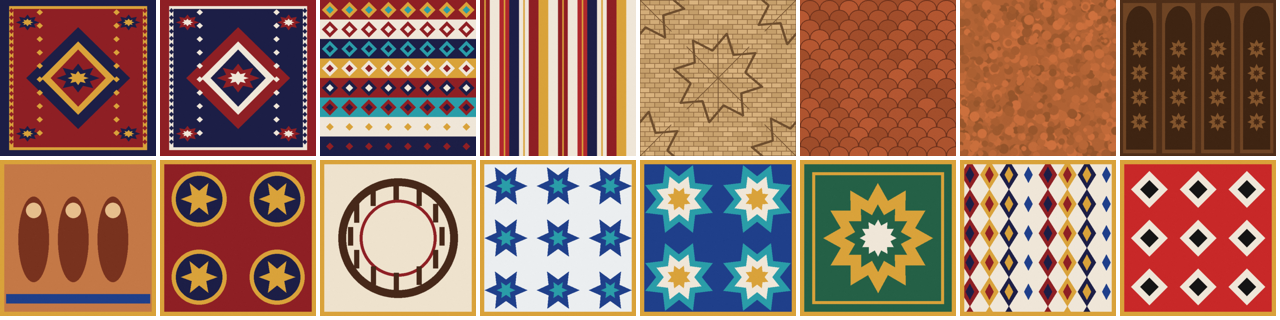
#> input picture samarkand/3d/scripts/tex2/_sheet.png, 1280 x 320 px, given in place of fb2d8a22-image.jpg, which was not available
$ python textures6.py tex2/_sheet.png
#> lines starting #> are read from the running program, lines starting #| are printed output that depends on the picture; pictures that were not available may be replaced by others from this repository, and a replacement may not be noted
"""Samarkand surface textures from the owner's reference photographs (Shah-i-Zinda, Ulugbek madrasa, Isfahan):
crop one pattern period, level the light, make the tile seamless (half-offset cross-fade), upscale.
Usage: python3 textures6.py REFDIR  ->  r3d/tex2/{bannai,bannai2,kufic,hazarbaf,majcobalt,majisfahan,girihstar,epigraph,brickpave}.png"""
import sys, os
import numpy as np
from PIL import Image, ImageFilter, ImageOps
REF = sys.argv[1]; OUT = os.path.join(os.path.dirname(os.path.abspath(__file__)), 'tex2')
FB, UL, IS = (Image.open(os.path.join(REF, f)).convert('RGB') for f in ('fb2d8a22-image.jpg', '982896a7-image.jpg', '27e2774d-image.jpg'))
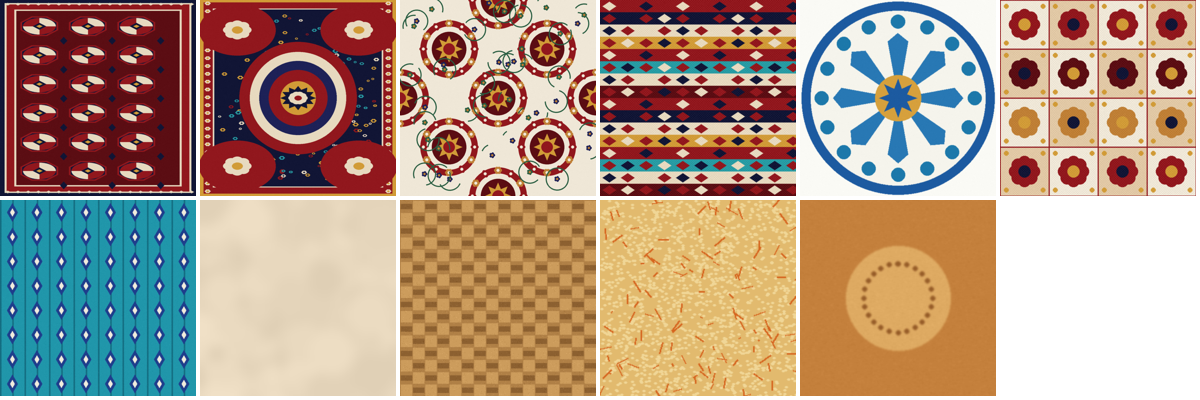
#> input picture samarkand/3d/scripts/tex2/_sheet3.png, 1200 x 400 px, given in place of 982896a7-image.jpg, which was not available
#> FB is the input picture: PIL image 1280x320 RGB; mean R, G, B 156.2, 117.6, 99.6
#> UL is the input picture: PIL image 1200x400 RGB; mean R, G, B 176.7, 152.8, 134.8

def level(im, sigma=60):
    """remove large-scale light falloff: divide by a heavy blur, keep the mean colour"""
#> called with sigma = 98
    a = np.asarray(im).astype(np.float32); lo = np.asarray(im.filter(ImageFilter.GaussianBlur(sigma))).astype(np.float32)
#> after `lo = np.asarray(im.filter(ImageFilter.GaussianBlur(sigma))).astype(np.`:
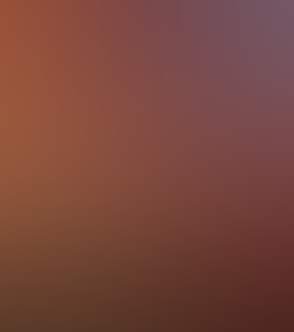
#> lo: shape (332, 294, 3) float32; mean R, G, B 120.5, 70.7, 60.4
    m = a.reshape(-1, 3).mean(0); b = a / np.maximum(lo, 1) * m
#> after `m = a.reshape(-1, 3).mean(0)`: m = [122.6, 70.34, 61.69]
    return Image.fromarray(np.clip(b, 0, 255).astype(np.uint8))
def seamless(im, frac=0.18):
    """classic half-offset cross-fade: edges come from the rolled copy (whose borders wrap continuously)"""
    a = np.asarray(im).astype(np.float32); H, W = a.shape[:2]
    r = np.roll(np.roll(a, W // 2, 1), H // 2, 0)
    wx = np.minimum(np.arange(W), W - 1 - np.arange(W)) / (W * frac); wy = np.minimum(np.arange(H), H - 1 - np.arange(H)) / (H * frac)
    m = np.clip(np.minimum(wx[None, :], wy[:, None]), 0, 1)[..., None]
    return Image.fromarray((a * m + r * (1 - m)).astype(np.uint8))
def crop(im, box, size, mode='period', lev=True):
    c = im.crop(box)
    if lev: c = level(c, max(20, min(c.size) // 3))
    if mode == 'blend': c = seamless(c)
    if mode == 'hmirror': w, h = c.size; m = Image.new('RGB', (2 * w, h)); m.paste(c, (0, 0)); m.paste(ImageOps.mirror(c), (w, 0)); c = m
    if mode == 'mirror': w, h = c.size; m = Image.new('RGB', (2 * w, 2 * h)); m.paste(c, (0, 0)); m.paste(ImageOps.mirror(c), (w, 0)); m.paste(ImageOps.flip(c), (0, h)); m.paste(ImageOps.flip(ImageOps.mirror(c)), (w, h)); c = m
    return c.resize(size, Image.LANCZOS).filter(ImageFilter.UnsharpMask(1.2, 60, 2))
#> returned value: PIL image 1024x1156 RGB
def square(im):
    """repeat the (seamless) tile along its short side until near-square, then resample to a square power of two"""
    w, h = im.size
#> w = 1024; h = 1156
    if w < h: n = max(1, round(h / w)); t = Image.new('RGB', (w * n, h)); [t.paste(im, (k * w, 0)) for k in range(n)]
#> after `n = max(1, round(h / w))`: n = 1
#> after `t = Image.new('RGB', (w * n, h))`: t: PIL image 1024x1156 RGB; every value is 0
    else: n = max(1, round(w / h)); t = Image.new('RGB', (w, h * n)); [t.paste(im, (0, k * h)) for k in range(n)]
    return t.resize((1024, 1024), Image.LANCZOS)
#> returned value: PIL image 1024x1024 RGB
def save(im, name, sq=True):
    if sq: im = square(im)
    im.save(os.path.join(OUT, name + '.png')); print(name, im.size)
#| bannai (1024, 1024)

# bannai: buff brick with turquoise glazed crosses — exact period (2 x 145 px across, 4 x 80 px up)
save(crop(FB, (12, 20, 306, 352), (1024, 1156)), 'bannai')          # measured period 147 x 83 px
# bannai2: recessed panel, larger crosses on long bricks (3 x 152 across, 3 x 92 up)
save(crop(FB, (151, 650, 609, 926), (1024, 618)), 'bannai2')
#> in crop (call 2), `c = im.crop(box)`: c: PIL image 458x276 RGB; every value is 0
#> in level (call 2), `a = np.asarray(im).astype(np.float32)`: a: shape (276, 458, 3) float32; every value is 0
#> in crop (call 2), `return c.resize(size, Image.LANCZOS).filter(ImageFilter.UnsharpMask(1...`: returned value: PIL image 1024x618 RGB; every value is 0
#> in square (call 2), `t = Image.new('RGB', (w, h * n))`: t: PIL image 1024x1236 RGB; every value is 0
#> in square (call 2), `return t.resize((1024, 1024), Image.LANCZOS)`: returned value: PIL image 1024x1024 RGB; every value is 0
#| bannai2 (1024, 1024)
# kufic: frame stack as on the Shah-i-Zinda wall — kufic band / turquoise-buff brick row / kufic band / cobalt flower strip
band = FB.crop((101, 494, 513, 602)); row = FB.crop((101, 404, 513, 482)); dots = FB.crop((101, 1140, 513, 1174)); band2 = FB.crop((101, 1010, 513, 1118))   # period 103 px
#> after `band = FB.crop((101, 494, 513, 602))`: band: PIL image 412x108 RGB; every value is 0
#> after `row = FB.crop((101, 404, 513, 482))`: row: PIL image 412x78 RGB; every value is 0
#> after `dots = FB.crop((101, 1140, 513, 1174))`: dots: PIL image 412x34 RGB; every value is 0
st = Image.new('RGB', (412, 108 + 78 + 108 + 34)); y = 0
#> after `st = Image.new('RGB', (412, 108 + 78 + 108 + 34))`: st: PIL image 412x328 RGB; every value is 0
for p in (band, row, band2, dots): st.paste(p, (0, y)); y += p.size[1]
#> this loop made 4 passes
#> y on passes 1 to 4: 108, 186, 294, 328
#> after the loop, y = 328
save(crop(st, (0, 0) + st.size, (1024, 756), 'period', lev=False), 'kufic')
#> in crop (call 3), `return c.resize(size, Image.LANCZOS).filter(ImageFilter.UnsharpMask(1...`: returned value: PIL image 1024x756 RGB; every value is 0
#| kufic (1024, 1024)
# hazarbaf: buff brick with cobalt / turquoise glazed bricks (Ulugbek pilaster)
save(crop(UL, (240, 40, 392, 900), (512, 2896 // 2), 'blend'), 'hazarbaf')
#> call 4 of crop, with box = (240, 40, 392, 900), size = (512, 1448), mode = 'blend', lev = True
#> call 3 of level, with sigma = 50
#> in level (call 3), `lo = np.asarray(im.filter(ImageFilter.GaussianBlur(sigma))).astype(np.`:
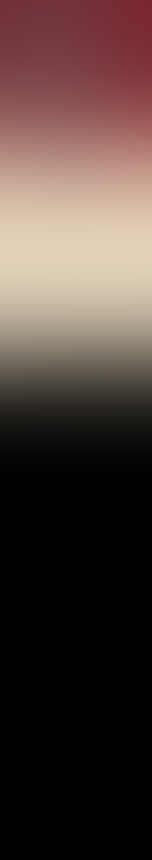
#> lo: shape (860, 152, 3) float32; mean R, G, B 77.1, 60.9, 56.2
#> in level (call 3), `m = a.reshape(-1, 3).mean(0)`: m = [77.07, 62.06, 57.24]
#> in crop (call 4), `return c.resize(size, Image.LANCZOS).filter(ImageFilter.UnsharpMask(1...`:
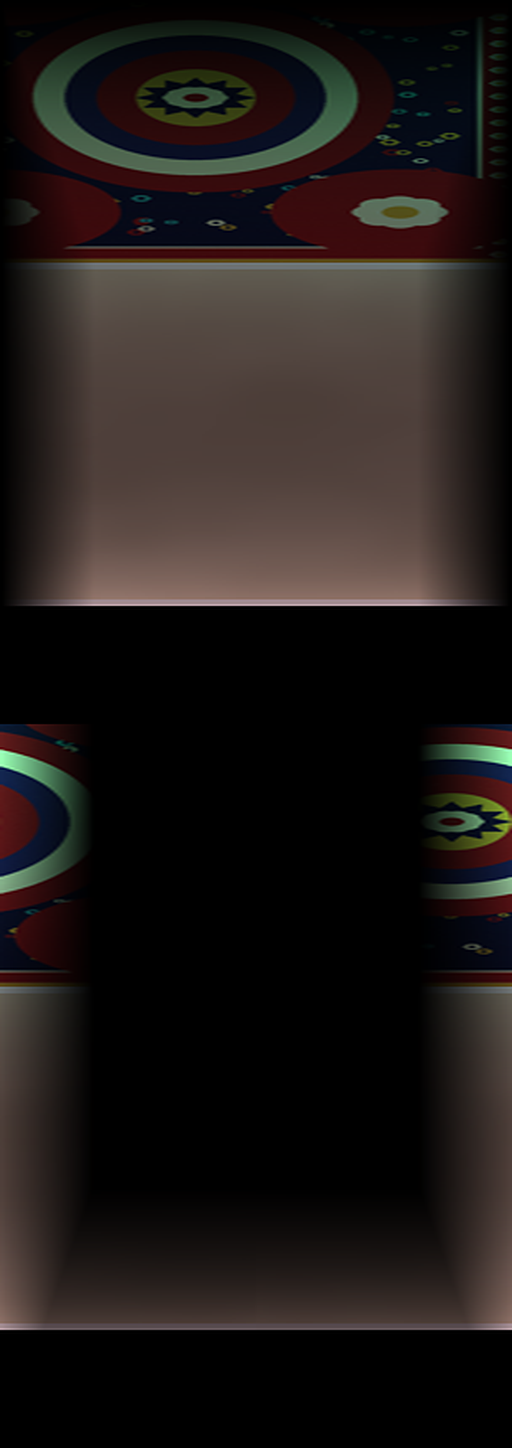
#> returned value: PIL image 512x1448 RGB; mean R, G, B 31.3, 25.6, 23.7
#> in square (call 4), `w, h = im.size`: w = 512; h = 1448
#> in square (call 4), `n = max(1, round(h / w))`: n = 3
#> in square (call 4), `t = Image.new('RGB', (w * n, h))`: t: PIL image 1536x1448 RGB; every value is 0
#> in square (call 4), `return t.resize((1024, 1024), Image.LANCZOS)`:
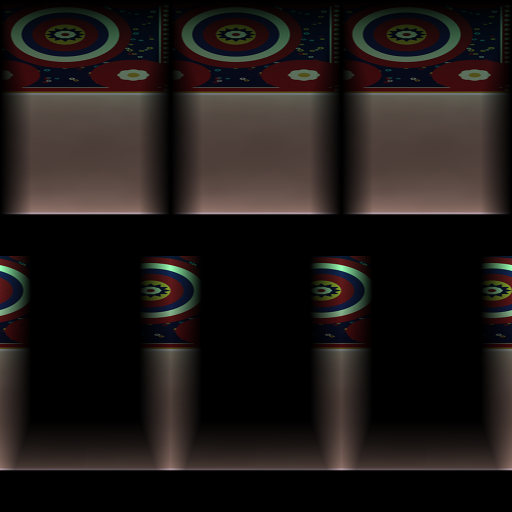
#> returned value: PIL image 1024x1024 RGB (shown at 1/2 size); mean R, G, B 31.4, 25.6, 23.7
#| hazarbaf (1024, 1024)
# majcobalt: Samarkand cobalt arabesque with white flowers (Ulugbek panel)
save(crop(UL, (8, 500, 228, 800), (1024, 1396), 'mirror'), 'majcobalt')
#> in crop (call 5), `c = im.crop(box)`: c: PIL image 220x300 RGB; every value is 0
#> in level (call 4), `a = np.asarray(im).astype(np.float32)`: a: shape (300, 220, 3) float32; every value is 0
#> in crop (call 5), `m = Image.new('RGB', (2 * w, 2 * h))`: m: PIL image 440x600 RGB; every value is 0
#> in crop (call 5), `return c.resize(size, Image.LANCZOS).filter(ImageFilter.UnsharpMask(1...`: returned value: PIL image 1024x1396 RGB; every value is 0
#| majcobalt (1024, 1024)
# majisfahan: cobalt with yellow arabesques (Isfahan) for the column shafts and the frieze ground
save(crop(IS, (204, 792, 418, 912), (1024, 624), 'mirror'), 'majisfahan')
#> in crop (call 6), `c = im.crop(box)`: c: PIL image 214x120 RGB; every value is 0
#> in level (call 5), `a = np.asarray(im).astype(np.float32)`: a: shape (120, 214, 3) float32; every value is 0
#> in crop (call 6), `m = Image.new('RGB', (2 * w, 2 * h))`: m: PIL image 428x240 RGB; every value is 0
#> in crop (call 6), `return c.resize(size, Image.LANCZOS).filter(ImageFilter.UnsharpMask(1...`: returned value: PIL image 1024x624 RGB; every value is 0
#> in square (call 6), `t = Image.new('RGB', (w, h * n))`: t: PIL image 1024x1248 RGB; every value is 0
#| majisfahan (1024, 1024)
# girihstar: turquoise / cobalt / white glazed-brick lattice (Shah-i-Zinda jamb)
save(crop(FB, (596, 100, 686, 278), (512, 1012), 'hmirror'), 'girihstar')       # 2 vertical periods (89 px), mirrored across
#> in level (call 6), `lo = np.asarray(im.filter(ImageFilter.GaussianBlur(sigma))).astype(np.`:
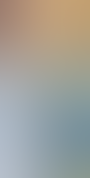
#> lo: shape (178, 90, 3) float32; mean R, G, B 161.8, 160.5, 153.4
#> in level (call 6), `m = a.reshape(-1, 3).mean(0)`: m = [161, 159.9, 152.8]
#> in crop (call 7), `m = Image.new('RGB', (2 * w, h))`: m: PIL image 180x178 RGB; every value is 0
#> in crop (call 7), `m.paste(c, (0, 0))`:
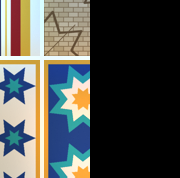
#> m: PIL image 180x178 RGB; mean R, G, B 78, 79.1, 74.7
#| girihstar (1024, 1024)
# epigraph frieze: Isfahan floral band between kufic borders (picture texture, 4:1)
fl = crop(IS, (204, 792, 418, 912), (772, 376), 'mirror', lev=True); bd = FB.crop((101, 494, 545, 602)).resize((772, 94), Image.LANCZOS)
ep = Image.new('RGB', (1544, 376 + 2 * 94)); ep.paste(bd, (0, 0)); ep.paste(bd, (772, 0))
ep.paste(fl, (0, 94)); ep.paste(ImageOps.mirror(fl), (772, 94)); ep.paste(bd, (0, 470)); ep.paste(bd, (772, 470))
save(ep.resize((2048, 746), Image.LANCZOS), 'epigraph', False)
#| epigraph (2048, 746)
# brickpave: plain buff brick (wall base) as floor pavers
save(crop(FB, (10, 1190, 726, 1306), (1024, 166 * 1024 // 716 * 1), 'blend'), 'brickpave')
#| brickpave (1024, 1024)
# domeglaze: long turquoise glazed bricks (Shah-i-Zinda jamb) for the dome shells
save(crop(FB, (553, 96, 584, 400), (256, 2510), 'blend'), 'domeglaze')
#| domeglaze (1024, 1024)
# the base kit's generated majolica / girih textures are replaced by the photographic ones
TEX = os.path.join(os.path.dirname(os.path.abspath(__file__)), 'tex')
Image.open(os.path.join(OUT, 'majcobalt.png')).save(os.path.join(TEX, 'majolica.png'))
Image.open(os.path.join(OUT, 'girihstar.png')).save(os.path.join(TEX, 'girih.png'))
print('tex/majolica.png + tex/girih.png replaced')
